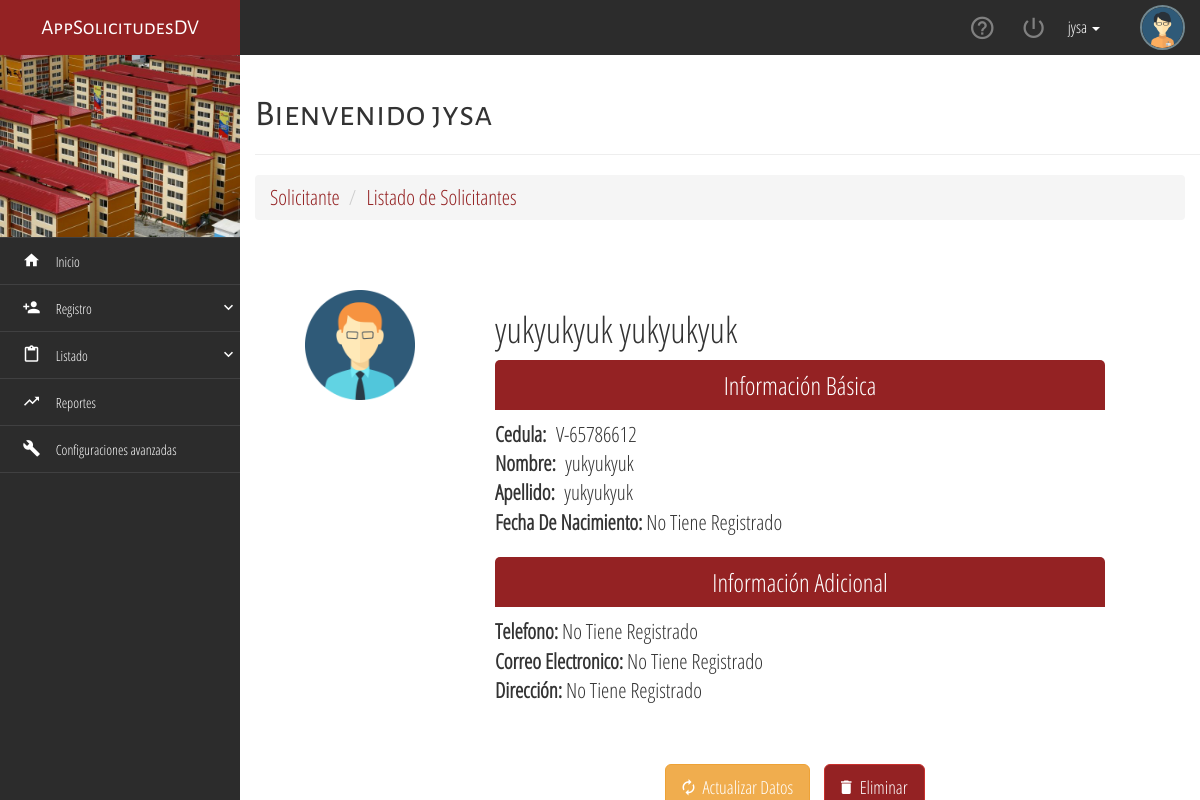
Before: /solicitudes/solicitante/4/detail/ (signed in) with the older database file.
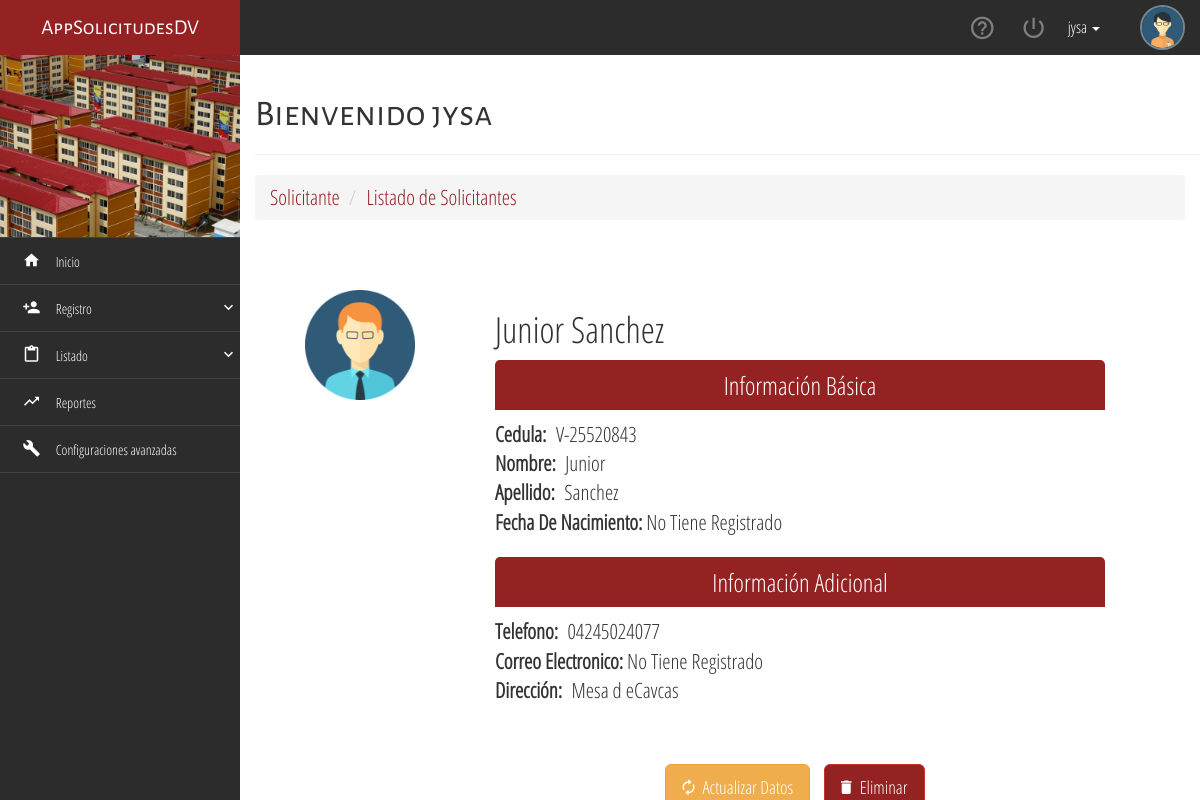
After: the same page with the newer database file.
### usuario/models.py (models this page shows, shortened)
class Usuario(AbstractBaseUser, PermissionsMixin):
    username = models.CharField(_('username'),
                                max_length=40, null=False, unique=True)
    tipo_cedula = models.CharField(
        max_length=1, choices=(('V', 'V'), ('E', 'E')))
    cedula = models.CharField(unique=True, blank=True, null=True, max_length=8)
    nombre = models.CharField(max_length=60)
    apellido = models.CharField(max_length=60)
    telefono = models.CharField(blank=True, null=True, max_length=11)
    fecha_nacimiento = models.DateField(null=True, blank=True)
    correo = models.EmailField(blank=True, null=True)
    direccion = models.CharField(max_length=9999, blank=True, null=True)
    is_solicitante = models.BooleanField(default=False)
    is_trabajador = models.BooleanField(default=False)
    is_active = models.BooleanField(_('active'), default=True)
    is_staff = models.BooleanField(_('staff status'), default=False)
    is_superuser = models.BooleanField(_('superuser status'), default=False)
    date_joined = models.DateTimeField(_('date joined'), default=timezone.now)
    created_at = models.DateTimeField(auto_now_add=True)
    updated_at = models.DateTimeField(auto_now=True)
    objects = UsuarioManager()
    USERNAME_FIELD = 'username'
    def get_full_name(self):
        return '{} {}'.format(self.nombre, self.apellido)
    def ci(self):
        return '{}-{}'.format(self.tipo_cedula, self.cedula)

### solicitudes/views.py (the view)
class SolicitanteDetailView(LoginRequiredMixin, DetailView):
    model = Usuario
    template_name = 'solicitudes/solicitante_detail.html'
    def get_object(self):
        object = self.model.objects.filter(
            pk=self.kwargs.get('pk')).exclude(
                pk=self.request.user.pk).first()
        if object:
            return object
        raise Http404

### templates/solicitudes/solicitante_detail.html
{% extends "base.html" %}
{% load static %}
{% block title_page %}Bienvenido {{user.username}}{% endblock %}
{% block context %}
<div class="container-fluid">
        <div class="row">
            <div class="col-xs-12 lead">
                <ol class="breadcrumb">
                    <li class="active">Solicitante</li>
                    <li><a href="{% url 'solicitudes:list_solicitante' %}">Listado de Solicitantes</a></li>
                </ol>
            </div>
        </div>
    </div>
<div class="container-fluid" style="margin: 50px 0;">
    <div class="row">
        <div class="col-xs-12 col-sm-4 col-md-3">
            <img src="{% static 'assets/img/user02.png' %}" alt="calendar" class="img-responsive center-box" style="max-width: 110px;">
        </div>
        <div class="col-xs-12 col-sm-8 col-md-8 text-justify lead">
            <h1>{{ object.get_full_name }}</h1>
            <div class="title-flat-form" style="margin-bottom: 10px;">Información Básica</div>
            <span><b>Cedula:</b> &nbsp;{{ object.ci }}</span>
            <br>
            <span><b>Nombre:</b> &nbsp;{{ object.nombre }}</span>
            <br>
            <span><b>Apellido:</b> &nbsp;{{ object.apellido }}</span>
            <br>
            <span>
                <b>Fecha De Nacimiento:</b>
                {% if object.fecha_nacimiento %}
                &nbsp;{{ object.fecha_nacimiento }} - {{object.edad }} años
                {% else %}
                No Tiene Registrado
                {% endif %}
            </span>
        </div>
        <div class="col-xs-12 col-sm-8 col-md-8 col-sm-offset-4 col-md-offset-3 text-justify lead">
            <div class="title-flat-form" style="margin-bottom: 10px;">Información Adicional</div>
            <span>
                <b>Telefono:</b>
                {% if object.telefono %}
                &nbsp;{{ object.telefono }}
                {% else %}
                No Tiene Registrado
                {% endif %}
            </span>
            <br>
            <span>
                <b>Correo Electronico:</b>
                {% if object.correo %}
                &nbsp;{{ object.correo }}
                {% else %}
                No Tiene Registrado
                {% endif %}
            </span>
            <br>
            <span>
                <b>Dirección:</b>
                {% if object.direccion %}
                &nbsp;{{ object.direccion }}
                {% else %}
                No Tiene Registrado
                {% endif %}
            </span>
            <br><br><br>
            <p class="text-center">
                <a {% if not profile %} href="{% url 'solicitudes:update_solicitante' object.pk %}" {% else %} href="{% url 'solicitudes:update_profile' %}" {% endif %} class="btn btn-warning btn-lg tooltips-general"
                    style="margin-right: 10px;" data-toggle="tooltip" data-placement="left" title="Actualizar Datos Del Usuario">
                    <i class="zmdi zmdi-refresh"></i>
                    &nbsp;Actualizar Datos
                </a>
                {% if not profile %}
                <a href="{% url 'solicitudes:delete_solicitante' object.pk %}" class="btn btn-danger btn-lg tooltips-general" style="margin-right: 10px;"
                    data-toggle="tooltip" data-placement="left" title="Eliminar Usuario">
                    <i class="zmdi zmdi-delete"></i>
                    &nbsp;Eliminar
                </a>
                {% endif %}
            </p>
        </div>
    </div>
</div>
{% endblock %}

Changed rows visible on the page:
changed Usuario: get_full_name "yukyukyuk yukyukyuk" → "Junior Sanchez"; ci "V-65786612" → "V-25520843"; nombre "yukyukyuk" → "Junior"; apellido "yukyukyuk" → "Sanchez"; telefono (not shown) → "04245024077"; direccion (not shown) → "Mesa d eCavcas"
Other visible differences:
text no longer shown: "No Tiene Registrado No Tiene Registrado"
